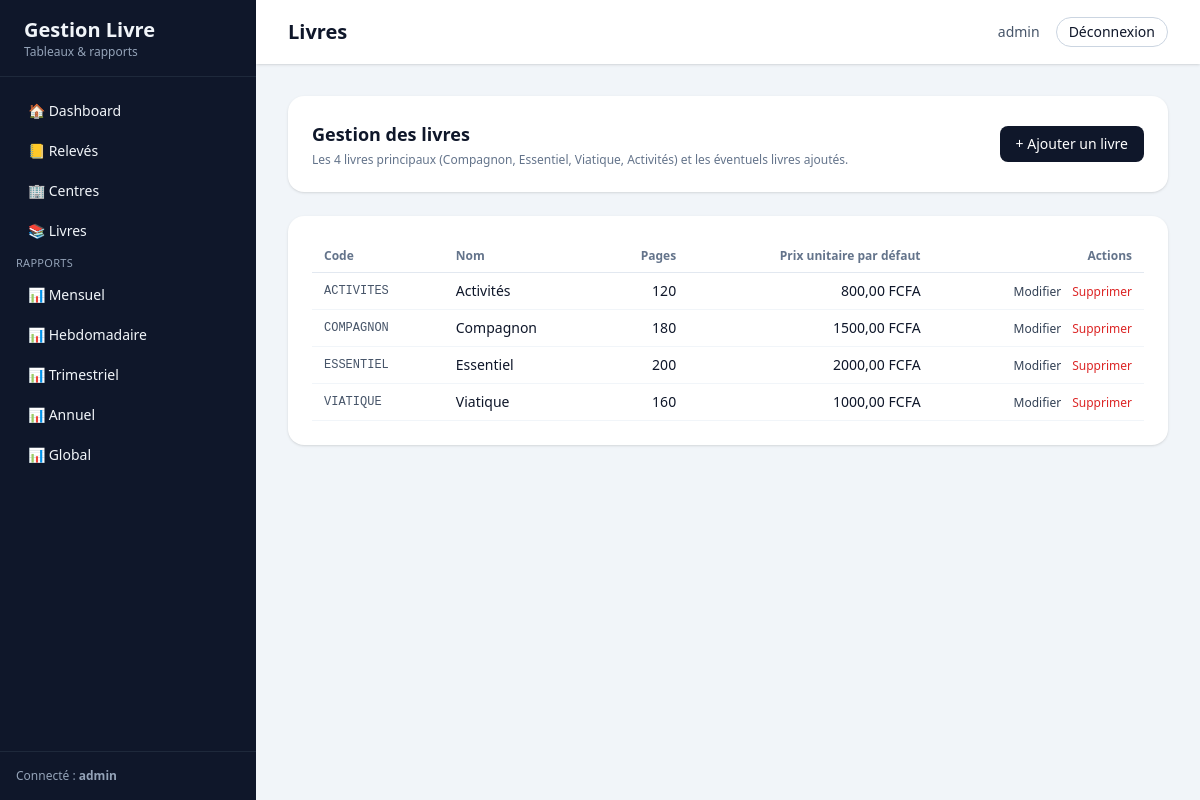
Page /livres/ (signed in) on the committed database.
### accounts/models.py (models this page shows, shortened)
class User(AbstractUser):
    ROLE_ADMIN = "ADMIN"
    ROLE_CENTRE = "CENTRE"
    ROLE_CHOICES = (
        (ROLE_ADMIN, "Administrateur"),
        (ROLE_CENTRE, "Centre"),
    )
    role = models.CharField(
        max_length=20,
        choices=ROLE_CHOICES,
        default=ROLE_CENTRE,
    )
    centre = models.ForeignKey(
        "gestion.Centre",
        on_delete=models.SET_NULL,
        null=True,
        blank=True,
        related_name="utilisateurs",
    )

### gestion/models.py (models this page shows, shortened)
class Livre(models.Model):
    code = models.CharField(
        max_length=50,
        unique=True,
        help_text="Ex: COMPAGNON_180"
    )
    nom = models.CharField(
        max_length=100,
        help_text="Ex: Compagnon"
    )
    pages = models.PositiveIntegerField(default=0)
    prix_unitaire_defaut = models.DecimalField(
        max_digits=10,
        decimal_places=2,
        help_text="Prix par défaut (peut être modifié par centre/période)."
    )

### gestion/views.py (the view)
# urls.py: path("livres/", livre_list, name="livre_list"),
@login_required
@admin_required
def livre_list(request):
    livres = Livre.objects.all().order_by("nom")
    context = {
        "livres": livres,
    }
    return render(request, "gestion/livre_list.html", context)

### gestion/views.py (called while the page is built)
def admin_required(view_func):
    @wraps(view_func)
    def _wrapped(request, *args, **kwargs):
        user = request.user
        if not user.is_authenticated:
            raise PermissionDenied
        if getattr(user, "is_superuser", False):
            return view_func(request, *args, **kwargs)
        if hasattr(user, "is_admin") and user.is_admin():
            return view_func(request, *args, **kwargs)
        raise PermissionDenied
    return _wrapped

### templates/gestion/livre_list.html (shortened to what this page needs)
{% extends "base.html" %}
{% block header_title %}Livres{% endblock %}
{% block content %}
<div class="space-y-6">
  <div class="bg-white rounded-2xl shadow p-4 md:p-6 flex flex-col md:flex-row md:items-center md:justify-between gap-4">
    <div>
      <h1 class="text-lg font-semibold">Gestion des livres</h1>
      <p class="text-xs text-slate-500 mt-1">
        Les 4 livres principaux (Compagnon, Essentiel, Viatique, Activités) et les éventuels livres ajoutés.
      </p>
    </div>
    <div>
      <a href="{% url 'livre_create' %}"
         class="inline-flex items-center rounded-lg bg-slate-900 text-white px-4 py-2 text-sm font-medium hover:bg-slate-800">
        + Ajouter un livre
      </a>
    </div>
  </div>
  <div class="bg-white rounded-2xl shadow p-4 md:p-6 overflow-x-auto">
    <table class="min-w-full text-sm">
      <thead>
        <tr class="border-b border-slate-200 text-xs text-slate-500">
          <th class="py-2 px-3 text-left">Code</th>
          <th class="py-2 px-3 text-left">Nom</th>
          <th class="py-2 px-3 text-right">Pages</th>
          <th class="py-2 px-3 text-right">Prix unitaire par défaut</th>
          <th class="py-2 px-3 text-right">Actions</th>
        </tr>
      </thead>
      <tbody>
        {% if livres %}
          {% for livre in livres %}
            <tr class="border-b border-slate-100 hover:bg-slate-50">
              <td class="py-2 px-3 font-mono text-xs text-slate-600">
                {{ livre.code }}
              </td>
              <td class="py-2 px-3">
                {{ livre.nom }}
              </td>
              <td class="py-2 px-3 text-right">
                {{ livre.pages }}
              </td>
              <td class="py-2 px-3 text-right">
                {{ livre.prix_unitaire_defaut }} FCFA
              </td>
              <td class="py-2 px-3 text-right space-x-2">
                <a href="{% url 'livre_update' livre.pk %}"
                   class="text-xs text-slate-700 hover:underline">
                  Modifier
                </a>
                <a href="{% url 'livre_delete' livre.pk %}"
                   class="text-xs text-red-600 hover:underline">
                  Supprimer
                </a>
              </td>
            </tr>
          {% endfor %}
        {% else %}
          <tr>
            <td colspan="5" class="py-4 px-3 text-center text-slate-500">
              Aucun livre enregistré.
            </td>
          </tr>
        {% endif %}
      </tbody>
    </table>
  </div>
</div>
{% endblock %}

### templates/base.html (shortened to what this page needs)
<!DOCTYPE html>
<html lang="fr">
<head>
  <script src="https://cdn.tailwindcss.com"></script>
</head>
<body class="bg-slate-100 text-slate-900">
  <div class="min-h-screen flex"
       style="padding-top: env(safe-area-inset-top); padding-bottom: env(safe-area-inset-bottom);">
    <aside class="w-64 bg-slate-900 text-slate-100 hidden md:flex flex-col">
      <div class="px-6 py-4 border-b border-slate-800">
        <h1 class="text-xl font-bold">Gestion Livre</h1>
        <p class="text-xs text-slate-400">Tableaux &amp; rapports</p>
      </div>
      <nav class="flex-1 px-4 py-4 space-y-1 text-sm">
        <a href="{% url 'dashboard' %}" class="block px-3 py-2 rounded-lg hover:bg-slate-800">
          🏠 Dashboard
        </a>
        <a href="{% url 'releve_list' %}" class="block px-3 py-2 rounded-lg hover:bg-slate-800">
          📒 Relevés
        </a>
        <a href="{% url 'centre_list' %}" class="block px-3 py-2 rounded-lg hover:bg-slate-800">
          🏢 Centres
        </a>
        <a href="{% url 'livre_list' %}" class="block px-3 py-2 rounded-lg hover:bg-slate-800">
          📚 Livres
        </a>
        <p class="mt-4 mb-1 text-[11px] uppercase tracking-wide text-slate-400">
          Rapports
        </p>
        <a href="{% url 'rapport_mensuel' %}" class="block px-3 py-2 rounded-lg hover:bg-slate-800">
          📊 Mensuel
        </a>
        <a href="{% url 'rapport_hebdomadaire' %}" class="block px-3 py-2 rounded-lg hover:bg-slate-800">
          📊 Hebdomadaire
        </a>
        <a href="{% url 'rapport_trimestriel' %}" class="block px-3 py-2 rounded-lg hover:bg-slate-800">
          📊 Trimestriel
        </a>
        <a href="{% url 'rapport_annuel' %}" class="block px-3 py-2 rounded-lg hover:bg-slate-800">
          📊 Annuel
        </a>
        <a href="{% url 'rapport_global' %}" class="block px-3 py-2 rounded-lg hover:bg-slate-800">
          📊 Global
        </a>
      </nav>
      <div class="px-4 py-4 border-t border-slate-800 text-xs text-slate-400">
        {% if request.user.is_authenticated %}
          Connecté : <span class="font-semibold">{{ request.user.username }}</span><br />
        {% endif %}
      </div>
    </aside>
    <main class="flex-1 flex flex-col">
      <header class="h-16 bg-white shadow flex items-center justify-between px-4 md:px-8">
        <div class="flex items-center gap-3">
          <h2 class="text-lg md:text-xl font-semibold">
            {% block header_title %}Dashboard{% endblock %}
          </h2>
        </div>
        <div class="flex items-center gap-4 text-sm">
          {% if request.user.is_authenticated %}
            <span class="hidden sm:inline text-slate-600">
              {{ request.user.username }}
            </span>
            <form method="post" action="{% url 'logout' %}">
              <button
                type="submit"
                class="px-3 py-1 rounded-full border border-slate-300 hover:bg-slate-100"
              >
                Déconnexion
              </button>
            </form>
          {% else %}
            <a href="{% url 'login' %}" class="px-3 py-1 rounded-full bg-slate-900 text-white">
              Connexion
            </a>
          {% endif %}
        </div>
      </header>
      <section class="p-4 md:p-8">
        {% block content %}{% endblock %}
      </section>
    </main>
  </div>
</body>
</html>

### rows in the picture
User: user.username "admin"
Livre: code "ACTIVITES", nom "Activités", pages "120", prix_unitaire_defaut "800,00"
Livre: code "COMPAGNON", nom "Compagnon", pages "180", prix_unitaire_defaut "1500,00"
Livre: code "ESSENTIEL", nom "Essentiel", pages "200", prix_unitaire_defaut "2000,00"
Livre: code "VIATIQUE", nom "Viatique", pages "160", prix_unitaire_defaut "1000,00"
